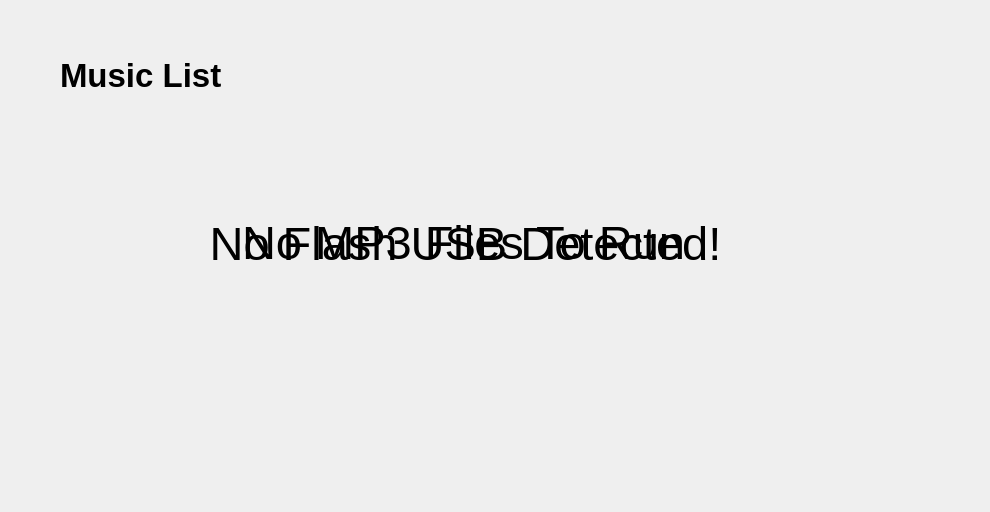
<?xml version="1.0" encoding="UTF-8"?>
<ui version="4.0">
 <class>mainScreen</class>
 <widget class="QMainWindow" name="mainScreen">
  <property name="geometry">
   <rect>
    <x>0</x>
    <y>0</y>
    <width>990</width>
    <height>512</height>
   </rect>
  </property>
  <property name="maximumSize">
   <size>
    <width>990</width>
    <height>512</height>
   </size>
  </property>
  <property name="windowTitle">
   <string>Infotainment System</string>
  </property>
  <property name="styleSheet">
   <string notr="true">background:url(:/mainBG/media/blurredColors.jpeg);</string>
  </property>
  <widget class="QWidget" name="centralWidget">
   <widget class="QGroupBox" name="infoGroup">
    <property name="geometry">
     <rect>
      <x>0</x>
      <y>0</y>
      <width>990</width>
      <height>30</height>
     </rect>
    </property>
    <property name="styleSheet">
     <string notr="true">border:none;
background:none;</string>
    </property>
    <property name="title">
     <string/>
    </property>
    <widget class="QLabel" name="dateText">
     <property name="geometry">
      <rect>
       <x>740</x>
       <y>7</y>
       <width>151</width>
       <height>20</height>
      </rect>
     </property>
     <property name="maximumSize">
      <size>
       <width>151</width>
       <height>20</height>
      </size>
     </property>
     <property name="font">
      <font>
       <weight>75</weight>
       <bold>true</bold>
      </font>
     </property>
     <property name="styleSheet">
      <string notr="true">color:black;</string>
     </property>
     <property name="text">
      <string/>
     </property>
    </widget>
    <widget class="QLabel" name="timeText">
     <property name="geometry">
      <rect>
       <x>890</x>
       <y>7</y>
       <width>81</width>
       <height>20</height>
      </rect>
     </property>
     <property name="maximumSize">
      <size>
       <width>81</width>
       <height>20</height>
      </size>
     </property>
     <property name="font">
      <font>
       <family>Ubuntu</family>
       <weight>75</weight>
       <bold>true</bold>
      </font>
     </property>
     <property name="styleSheet">
      <string notr="true">color:black;</string>
     </property>
     <property name="text">
      <string/>
     </property>
    </widget>
   </widget>
   <widget class="QStackedWidget" name="pagesSwitch">
    <property name="geometry">
     <rect>
      <x>0</x>
      <y>30</y>
      <width>990</width>
      <height>482</height>
     </rect>
    </property>
    <property name="styleSheet">
     <string notr="true"/>
    </property>
    <property name="currentIndex">
     <number>3</number>
    </property>
    <widget class="QWidget" name="homePage">
     <widget class="QGroupBox" name="iconsGroup">
      <property name="geometry">
       <rect>
        <x>95</x>
        <y>41</y>
        <width>800</width>
        <height>400</height>
       </rect>
      </property>
      <property name="styleSheet">
       <string notr="true">border:none;
background:none;</string>
      </property>
      <property name="title">
       <string/>
      </property>
      <widget class="QPushButton" name="phoneButton">
       <property name="geometry">
        <rect>
         <x>100</x>
         <y>60</y>
         <width>100</width>
         <height>100</height>
        </rect>
       </property>
       <property name="baseSize">
        <size>
         <width>90</width>
         <height>90</height>
        </size>
       </property>
       <property name="focusPolicy">
        <enum>Qt::NoFocus</enum>
       </property>
       <property name="styleSheet">
        <string notr="true">border:none;
border-radius:50px;</string>
       </property>
       <property name="text">
        <string/>
       </property>
       <property name="iconSize">
        <size>
         <width>100</width>
         <height>100</height>
        </size>
       </property>
       <property name="autoDefault">
        <bool>true</bool>
       </property>
      </widget>
      <widget class="QPushButton" name="fmButton">
       <property name="geometry">
        <rect>
         <x>350</x>
         <y>60</y>
         <width>100</width>
         <height>100</height>
        </rect>
       </property>
       <property name="baseSize">
        <size>
         <width>90</width>
         <height>90</height>
        </size>
       </property>
       <property name="focusPolicy">
        <enum>Qt::NoFocus</enum>
       </property>
       <property name="styleSheet">
        <string notr="true">border:none;
border-radius:50px;</string>
       </property>
       <property name="text">
        <string/>
       </property>
       <property name="iconSize">
        <size>
         <width>100</width>
         <height>100</height>
        </size>
       </property>
       <property name="autoDefault">
        <bool>true</bool>
       </property>
      </widget>
      <widget class="QPushButton" name="musicButton">
       <property name="geometry">
        <rect>
         <x>610</x>
         <y>60</y>
         <width>100</width>
         <height>100</height>
        </rect>
       </property>
       <property name="baseSize">
        <size>
         <width>90</width>
         <height>90</height>
        </size>
       </property>
       <property name="focusPolicy">
        <enum>Qt::NoFocus</enum>
       </property>
       <property name="styleSheet">
        <string notr="true">border:none;
border-radius:50px;</string>
       </property>
       <property name="text">
        <string/>
       </property>
       <property name="iconSize">
        <size>
         <width>100</width>
         <height>100</height>
        </size>
       </property>
       <property name="autoDefault">
        <bool>true</bool>
       </property>
      </widget>
      <widget class="QPushButton" name="gpsButton">
       <property name="geometry">
        <rect>
         <x>100</x>
         <y>250</y>
         <width>100</width>
         <height>100</height>
        </rect>
       </property>
       <property name="baseSize">
        <size>
         <width>90</width>
         <height>90</height>
        </size>
       </property>
       <property name="focusPolicy">
        <enum>Qt::NoFocus</enum>
       </property>
       <property name="styleSheet">
        <string notr="true">border:none;
border-radius:50px;</string>
       </property>
       <property name="text">
        <string/>
       </property>
       <property name="iconSize">
        <size>
         <width>100</width>
         <height>100</height>
        </size>
       </property>
       <property name="autoDefault">
        <bool>true</bool>
       </property>
      </widget>
      <widget class="QPushButton" name="bluetoothButton">
       <property name="geometry">
        <rect>
         <x>350</x>
         <y>250</y>
         <width>100</width>
         <height>100</height>
        </rect>
       </property>
       <property name="baseSize">
        <size>
         <width>90</width>
         <height>90</height>
        </size>
       </property>
       <property name="focusPolicy">
        <enum>Qt::NoFocus</enum>
       </property>
       <property name="styleSheet">
        <string notr="true">border:none;
border-radius:50px;</string>
       </property>
       <property name="text">
        <string/>
       </property>
       <property name="iconSize">
        <size>
         <width>100</width>
         <height>100</height>
        </size>
       </property>
       <property name="autoDefault">
        <bool>true</bool>
       </property>
      </widget>
      <widget class="QPushButton" name="settingsButton">
       <property name="geometry">
        <rect>
         <x>610</x>
         <y>250</y>
         <width>100</width>
         <height>100</height>
        </rect>
       </property>
       <property name="baseSize">
        <size>
         <width>90</width>
         <height>90</height>
        </size>
       </property>
       <property name="focusPolicy">
        <enum>Qt::NoFocus</enum>
       </property>
       <property name="styleSheet">
        <string notr="true">border:none;
border-radius:50px;</string>
       </property>
       <property name="text">
        <string/>
       </property>
       <property name="iconSize">
        <size>
         <width>100</width>
         <height>100</height>
        </size>
       </property>
       <property name="autoDefault">
        <bool>true</bool>
       </property>
      </widget>
     </widget>
    </widget>
    <widget class="QWidget" name="phonePage">
     <property name="styleSheet">
      <string notr="true">background:none;
</string>
     </property>
     <widget class="QPushButton" name="homeButtonPh">
      <property name="geometry">
       <rect>
        <x>470</x>
        <y>430</y>
        <width>50</width>
        <height>50</height>
       </rect>
      </property>
      <property name="baseSize">
       <size>
        <width>50</width>
        <height>50</height>
       </size>
      </property>
      <property name="focusPolicy">
       <enum>Qt::NoFocus</enum>
      </property>
      <property name="styleSheet">
       <string notr="true">border:none;
border-radius:80px;</string>
      </property>
      <property name="text">
       <string/>
      </property>
      <property name="iconSize">
       <size>
        <width>100</width>
        <height>100</height>
       </size>
      </property>
      <property name="autoDefault">
       <bool>true</bool>
      </property>
     </widget>
     <widget class="QLabel" name="phoneLabel">
      <property name="geometry">
       <rect>
        <x>210</x>
        <y>60</y>
        <width>571</width>
        <height>291</height>
       </rect>
      </property>
      <property name="font">
       <font>
        <pointsize>62</pointsize>
        <weight>75</weight>
        <bold>true</bold>
       </font>
      </property>
      <property name="text">
       <string>Phone</string>
      </property>
      <property name="alignment">
       <set>Qt::AlignCenter</set>
      </property>
     </widget>
    </widget>
    <widget class="QWidget" name="fmPage">
     <property name="styleSheet">
      <string notr="true">background:none;
</string>
     </property>
     <widget class="QPushButton" name="homeButtonFm">
      <property name="geometry">
       <rect>
        <x>470</x>
        <y>430</y>
        <width>50</width>
        <height>50</height>
       </rect>
      </property>
      <property name="baseSize">
       <size>
        <width>50</width>
        <height>50</height>
       </size>
      </property>
      <property name="focusPolicy">
       <enum>Qt::NoFocus</enum>
      </property>
      <property name="styleSheet">
       <string notr="true">border:none;
border-radius:80px;</string>
      </property>
      <property name="text">
       <string/>
      </property>
      <property name="iconSize">
       <size>
        <width>100</width>
        <height>100</height>
       </size>
      </property>
      <property name="autoDefault">
       <bool>true</bool>
      </property>
     </widget>
     <widget class="QLabel" name="fmLabel">
      <property name="geometry">
       <rect>
        <x>210</x>
        <y>60</y>
        <width>571</width>
        <height>291</height>
       </rect>
      </property>
      <property name="font">
       <font>
        <pointsize>62</pointsize>
        <weight>75</weight>
        <bold>true</bold>
       </font>
      </property>
      <property name="text">
       <string>FM</string>
      </property>
      <property name="alignment">
       <set>Qt::AlignCenter</set>
      </property>
     </widget>
    </widget>
    <widget class="QWidget" name="musicPage">
     <property name="styleSheet">
      <string notr="true">background:none;
</string>
     </property>
     <widget class="QPushButton" name="homeButtonMs">
      <property name="geometry">
       <rect>
        <x>470</x>
        <y>430</y>
        <width>50</width>
        <height>50</height>
       </rect>
      </property>
      <property name="baseSize">
       <size>
        <width>50</width>
        <height>50</height>
       </size>
      </property>
      <property name="focusPolicy">
       <enum>Qt::NoFocus</enum>
      </property>
      <property name="styleSheet">
       <string notr="true">border:none;
border-radius:80px;</string>
      </property>
      <property name="text">
       <string/>
      </property>
      <property name="iconSize">
       <size>
        <width>100</width>
        <height>100</height>
       </size>
      </property>
      <property name="autoDefault">
       <bool>true</bool>
      </property>
     </widget>
     <widget class="QGroupBox" name="runningMusicGroup">
      <property name="geometry">
       <rect>
        <x>55</x>
        <y>20</y>
        <width>880</width>
        <height>400</height>
       </rect>
      </property>
      <property name="styleSheet">
       <string notr="true">border:none;
background:none;</string>
      </property>
      <property name="title">
       <string/>
      </property>
      <widget class="QListWidget" name="runningSongsList">
       <property name="geometry">
        <rect>
         <x>5</x>
         <y>50</y>
         <width>870</width>
         <height>250</height>
        </rect>
       </property>
       <property name="font">
        <font>
         <pointsize>20</pointsize>
        </font>
       </property>
       <property name="focusPolicy">
        <enum>Qt::ClickFocus</enum>
       </property>
       <property name="autoFillBackground">
        <bool>true</bool>
       </property>
       <property name="styleSheet">
        <string notr="true">background-color: transparent;
color: black;</string>
       </property>
       <property name="frameShape">
        <enum>QFrame::StyledPanel</enum>
       </property>
       <property name="lineWidth">
        <number>1</number>
       </property>
       <property name="horizontalScrollBarPolicy">
        <enum>Qt::ScrollBarAlwaysOff</enum>
       </property>
       <property name="autoScrollMargin">
        <number>16</number>
       </property>
      </widget>
      <widget class="QLabel" name="runningMusicLabel">
       <property name="geometry">
        <rect>
         <x>5</x>
         <y>0</y>
         <width>171</width>
         <height>50</height>
        </rect>
       </property>
       <property name="font">
        <font>
         <pointsize>25</pointsize>
         <weight>75</weight>
         <bold>true</bold>
        </font>
       </property>
       <property name="styleSheet">
        <string notr="true">color:black;</string>
       </property>
       <property name="frameShape">
        <enum>QFrame::NoFrame</enum>
       </property>
       <property name="text">
        <string>Music List</string>
       </property>
      </widget>
      <widget class="QGroupBox" name="runningMusicControlGroup">
       <property name="geometry">
        <rect>
         <x>5</x>
         <y>310</y>
         <width>870</width>
         <height>60</height>
        </rect>
       </property>
       <property name="title">
        <string/>
       </property>
       <widget class="QPushButton" name="playButton">
        <property name="geometry">
         <rect>
          <x>470</x>
          <y>10</y>
          <width>40</width>
          <height>40</height>
         </rect>
        </property>
        <property name="baseSize">
         <size>
          <width>40</width>
          <height>40</height>
         </size>
        </property>
        <property name="focusPolicy">
         <enum>Qt::NoFocus</enum>
        </property>
        <property name="styleSheet">
         <string notr="true">border:none;
border-radius:50px;</string>
        </property>
        <property name="text">
         <string/>
        </property>
        <property name="iconSize">
         <size>
          <width>40</width>
          <height>40</height>
         </size>
        </property>
        <property name="autoDefault">
         <bool>true</bool>
        </property>
       </widget>
       <widget class="QPushButton" name="forwardButton">
        <property name="geometry">
         <rect>
          <x>580</x>
          <y>10</y>
          <width>40</width>
          <height>39</height>
         </rect>
        </property>
        <property name="baseSize">
         <size>
          <width>40</width>
          <height>40</height>
         </size>
        </property>
        <property name="focusPolicy">
         <enum>Qt::NoFocus</enum>
        </property>
        <property name="styleSheet">
         <string notr="true">border:none;
border-radius:50px;</string>
        </property>
        <property name="text">
         <string/>
        </property>
        <property name="iconSize">
         <size>
          <width>40</width>
          <height>40</height>
         </size>
        </property>
        <property name="autoDefault">
         <bool>true</bool>
        </property>
       </widget>
       <widget class="QPushButton" name="backwardButton">
        <property name="geometry">
         <rect>
          <x>250</x>
          <y>10</y>
          <width>40</width>
          <height>40</height>
         </rect>
        </property>
        <property name="baseSize">
         <size>
          <width>40</width>
          <height>40</height>
         </size>
        </property>
        <property name="focusPolicy">
         <enum>Qt::NoFocus</enum>
        </property>
        <property name="styleSheet">
         <string notr="true">border:none;
border-radius:50px;</string>
        </property>
        <property name="text">
         <string/>
        </property>
        <property name="iconSize">
         <size>
          <width>40</width>
          <height>40</height>
         </size>
        </property>
        <property name="autoDefault">
         <bool>true</bool>
        </property>
       </widget>
       <widget class="QPushButton" name="pauseButton">
        <property name="geometry">
         <rect>
          <x>360</x>
          <y>10</y>
          <width>40</width>
          <height>40</height>
         </rect>
        </property>
        <property name="baseSize">
         <size>
          <width>40</width>
          <height>40</height>
         </size>
        </property>
        <property name="focusPolicy">
         <enum>Qt::NoFocus</enum>
        </property>
        <property name="styleSheet">
         <string notr="true">border:none;
border-radius:50px;</string>
        </property>
        <property name="text">
         <string/>
        </property>
        <property name="iconSize">
         <size>
          <width>40</width>
          <height>40</height>
         </size>
        </property>
        <property name="autoDefault">
         <bool>true</bool>
        </property>
       </widget>
       <widget class="QPushButton" name="repeatButton">
        <property name="geometry">
         <rect>
          <x>140</x>
          <y>10</y>
          <width>40</width>
          <height>40</height>
         </rect>
        </property>
        <property name="baseSize">
         <size>
          <width>40</width>
          <height>40</height>
         </size>
        </property>
        <property name="focusPolicy">
         <enum>Qt::NoFocus</enum>
        </property>
        <property name="styleSheet">
         <string notr="true">border:none;
border-radius:50px;</string>
        </property>
        <property name="text">
         <string/>
        </property>
        <property name="iconSize">
         <size>
          <width>40</width>
          <height>40</height>
         </size>
        </property>
        <property name="autoDefault">
         <bool>true</bool>
        </property>
       </widget>
       <widget class="QPushButton" name="shuffleButton">
        <property name="geometry">
         <rect>
          <x>690</x>
          <y>10</y>
          <width>40</width>
          <height>39</height>
         </rect>
        </property>
        <property name="baseSize">
         <size>
          <width>40</width>
          <height>40</height>
         </size>
        </property>
        <property name="focusPolicy">
         <enum>Qt::NoFocus</enum>
        </property>
        <property name="styleSheet">
         <string notr="true">border:none;
border-radius:50px;</string>
        </property>
        <property name="text">
         <string/>
        </property>
        <property name="iconSize">
         <size>
          <width>40</width>
          <height>40</height>
         </size>
        </property>
        <property name="autoDefault">
         <bool>true</bool>
        </property>
       </widget>
      </widget>
      <widget class="QGroupBox" name="zeroSongsGroup">
       <property name="geometry">
        <rect>
         <x>65</x>
         <y>70</y>
         <width>731</width>
         <height>251</height>
        </rect>
       </property>
       <property name="title">
        <string/>
       </property>
       <widget class="QLabel" name="zeroSongsLabel">
        <property name="geometry">
         <rect>
          <x>122</x>
          <y>22</y>
          <width>461</width>
          <height>201</height>
         </rect>
        </property>
        <property name="font">
         <font>
          <pointsize>35</pointsize>
         </font>
        </property>
        <property name="styleSheet">
         <string notr="true">color:black;</string>
        </property>
        <property name="text">
         <string>No MP3 Files To Run</string>
        </property>
       </widget>
       <widget class="QLabel" name="mp3ImageLabel">
        <property name="geometry">
         <rect>
          <x>589</x>
          <y>65</y>
          <width>80</width>
          <height>110</height>
         </rect>
        </property>
        <property name="styleSheet">
         <string notr="true">image:url(:/checkFlash/media/mp3_icon.png);</string>
        </property>
        <property name="text">
         <string/>
        </property>
       </widget>
      </widget>
     </widget>
     <widget class="QGroupBox" name="noFlashGroup">
      <property name="enabled">
       <bool>true</bool>
      </property>
      <property name="geometry">
       <rect>
        <x>170</x>
        <y>48</y>
        <width>670</width>
        <height>330</height>
       </rect>
      </property>
      <property name="styleSheet">
       <string notr="true">border:none;
background:none;</string>
      </property>
      <property name="title">
       <string/>
      </property>
      <widget class="QLabel" name="noFlashLabel">
       <property name="geometry">
        <rect>
         <x>30</x>
         <y>65</y>
         <width>531</width>
         <height>200</height>
        </rect>
       </property>
       <property name="font">
        <font>
         <pointsize>35</pointsize>
        </font>
       </property>
       <property name="styleSheet">
        <string notr="true">color:black;</string>
       </property>
       <property name="text">
        <string>No Flash USB Detected!</string>
       </property>
       <property name="textFormat">
        <enum>Qt::AutoText</enum>
       </property>
       <property name="alignment">
        <set>Qt::AlignCenter</set>
       </property>
      </widget>
      <widget class="QLabel" name="usbImageLabel">
       <property name="geometry">
        <rect>
         <x>570</x>
         <y>100</y>
         <width>80</width>
         <height>110</height>
        </rect>
       </property>
       <property name="styleSheet">
        <string notr="true">image:url(:/checkFlash/media/usb_icon.png);
color:black;</string>
       </property>
       <property name="text">
        <string/>
       </property>
      </widget>
     </widget>
    </widget>
    <widget class="QWidget" name="gpsPage">
     <property name="styleSheet">
      <string notr="true">background:none;
</string>
     </property>
     <widget class="QPushButton" name="homeButtonGp">
      <property name="geometry">
       <rect>
        <x>470</x>
        <y>430</y>
        <width>50</width>
        <height>50</height>
       </rect>
      </property>
      <property name="baseSize">
       <size>
        <width>50</width>
        <height>50</height>
       </size>
      </property>
      <property name="focusPolicy">
       <enum>Qt::NoFocus</enum>
      </property>
      <property name="styleSheet">
       <string notr="true">border:none;
border-radius:80px;</string>
      </property>
      <property name="text">
       <string/>
      </property>
      <property name="iconSize">
       <size>
        <width>100</width>
        <height>100</height>
       </size>
      </property>
      <property name="autoDefault">
       <bool>true</bool>
      </property>
     </widget>
     <widget class="QLabel" name="gpsLabel">
      <property name="geometry">
       <rect>
        <x>210</x>
        <y>60</y>
        <width>571</width>
        <height>291</height>
       </rect>
      </property>
      <property name="font">
       <font>
        <pointsize>62</pointsize>
        <weight>75</weight>
        <bold>true</bold>
       </font>
      </property>
      <property name="text">
       <string>GPS</string>
      </property>
      <property name="alignment">
       <set>Qt::AlignCenter</set>
      </property>
     </widget>
    </widget>
    <widget class="QWidget" name="bluetoothPage">
     <property name="styleSheet">
      <string notr="true">background:none;
</string>
     </property>
     <widget class="QPushButton" name="homeButtonBl">
      <property name="geometry">
       <rect>
        <x>470</x>
        <y>430</y>
        <width>50</width>
        <height>50</height>
       </rect>
      </property>
      <property name="baseSize">
       <size>
        <width>50</width>
        <height>50</height>
       </size>
      </property>
      <property name="focusPolicy">
       <enum>Qt::NoFocus</enum>
      </property>
      <property name="styleSheet">
       <string notr="true">border:none;
border-radius:80px;</string>
      </property>
      <property name="text">
       <string/>
      </property>
      <property name="iconSize">
       <size>
        <width>100</width>
        <height>100</height>
       </size>
      </property>
      <property name="autoDefault">
       <bool>true</bool>
      </property>
     </widget>
     <widget class="QLabel" name="blueLabel">
      <property name="geometry">
       <rect>
        <x>210</x>
        <y>60</y>
        <width>571</width>
        <height>291</height>
       </rect>
      </property>
      <property name="font">
       <font>
        <pointsize>62</pointsize>
        <weight>75</weight>
        <bold>true</bold>
       </font>
      </property>
      <property name="text">
       <string>Bluetooth</string>
      </property>
      <property name="alignment">
       <set>Qt::AlignCenter</set>
      </property>
     </widget>
    </widget>
    <widget class="QWidget" name="settingsPage">
     <property name="styleSheet">
      <string notr="true">background:none;
</string>
     </property>
     <widget class="QPushButton" name="homeButtonSt">
      <property name="geometry">
       <rect>
        <x>470</x>
        <y>430</y>
        <width>50</width>
        <height>50</height>
       </rect>
      </property>
      <property name="baseSize">
       <size>
        <width>50</width>
        <height>50</height>
       </size>
      </property>
      <property name="focusPolicy">
       <enum>Qt::NoFocus</enum>
      </property>
      <property name="styleSheet">
       <string notr="true">border:none;
border-radius:80px;</string>
      </property>
      <property name="text">
       <string/>
      </property>
      <property name="iconSize">
       <size>
        <width>100</width>
        <height>100</height>
       </size>
      </property>
      <property name="autoDefault">
       <bool>true</bool>
      </property>
     </widget>
     <widget class="QLabel" name="settingsLabel">
      <property name="geometry">
       <rect>
        <x>210</x>
        <y>60</y>
        <width>571</width>
        <height>291</height>
       </rect>
      </property>
      <property name="font">
       <font>
        <pointsize>62</pointsize>
        <weight>75</weight>
        <bold>true</bold>
       </font>
      </property>
      <property name="text">
       <string>Settings</string>
      </property>
      <property name="alignment">
       <set>Qt::AlignCenter</set>
      </property>
     </widget>
    </widget>
   </widget>
  </widget>
 </widget>
 <layoutdefault spacing="6" margin="11"/>
 <resources/>
 <connections/>
</ui>
